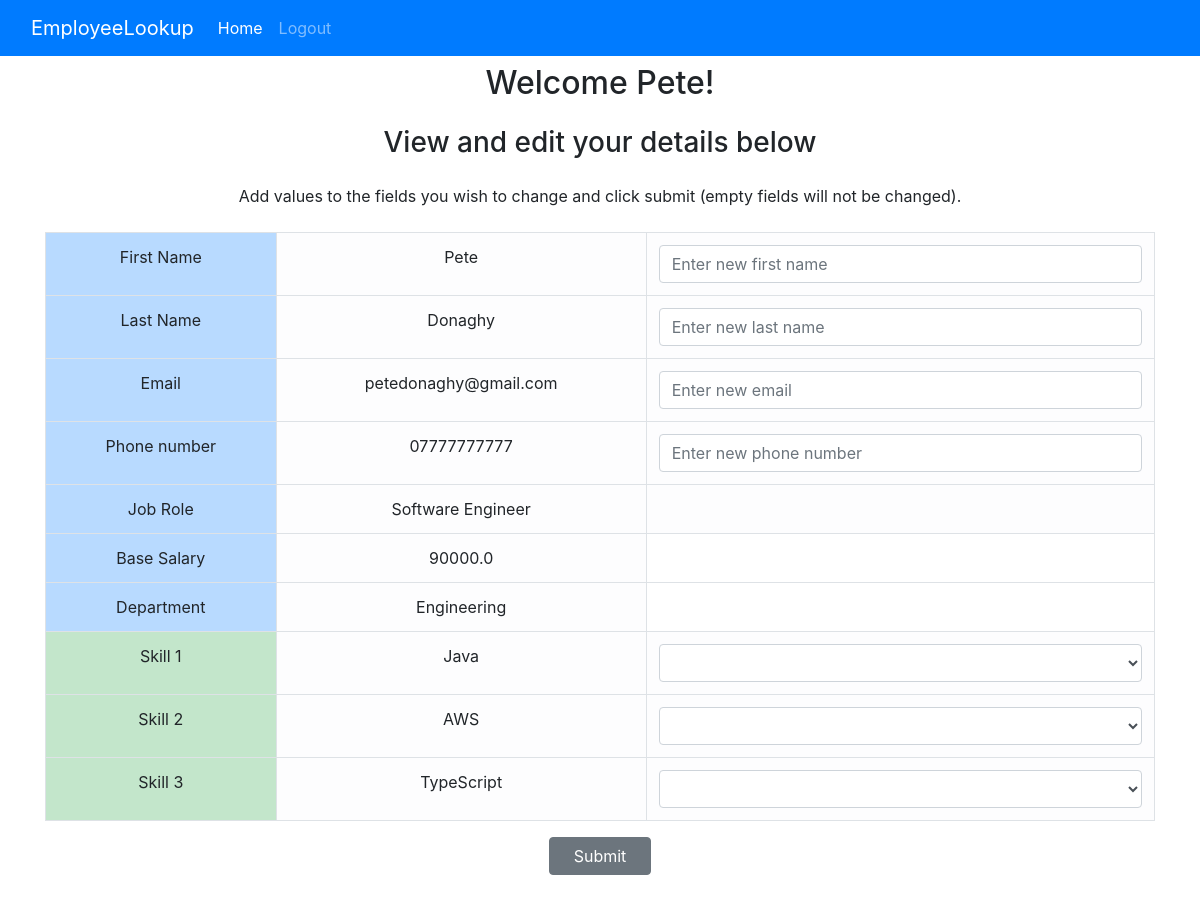
The app's page /home (signed in) with its own data.
### website/models.py (models this page shows, shortened)
class User(db.Model, UserMixin):
    id = db.Column(db.Integer, primary_key=True)
    email = db.Column(db.String(120), unique=True, nullable=False)
    password = db.Column(db.String(60), nullable=False)
    first_name = db.Column(db.String(30), nullable=False)
    last_name = db.Column(db.String(30), nullable=False)
    skill_1 = db.Column(db.String(60), nullable=True)
    skill_2 = db.Column(db.String(60), nullable=True)
    skill_3 = db.Column(db.String(60), nullable=True)
    is_admin = db.Column(db.Boolean, default=False)
    contact_number = db.Column(db.String(30), nullable=True)
    job_id = db.Column(db.Integer, db.ForeignKey("job.id"), nullable=True)
    job = db.relationship("Job")

class Job(db.Model):
    id = db.Column(db.Integer, primary_key=True)
    job_title = db.Column(db.String(30))
    department = db.Column(db.String(30))
    base_salary = db.Column(db.Integer)

### website/routes.py (the view)
@main.route("/")
@main.route("/home", methods=["GET", "POST"])
@login_required
def home():
    form = UpdateUserForm()
    if form.validate_on_submit():
        user = User.query.filter_by(id=current_user.id).first()
        update_user(user)
    return render_template(
        "home.html",
        user=current_user,
        job_roles=JobRoles,
        jobs=Job.query.all(),
        is_home=True,
        skills=Skills,
        form=form,
    )

### website/forms.py
class UpdateUserForm(FlaskForm):
    email = StringField("Email", validators=[Optional(), Email()])
    first_name = StringField("First Name", validators=[Optional(), Length(min=2, max=30)])
    last_name = StringField("Last Name", validators=[Optional(), Length(min=2, max=30)])
    contact_number = StringField("Contact Number", validators=[Optional(), Length(min=2, max=20)])

### website/models.py (called while the page is built)
@login_manager.user_loader
def load_user(user_id):
    return User.query.get(int(user_id))

### website/templates/home.html (shortened to what this page needs)
{% extends "base.html" %}
{% block content %}
    {% if is_home %}
        <h2 class="text-center p-2">Welcome {{ user.first_name }}!</h2>
        <h3 class="text-center p-2">View and edit your details below</h3>
        <p class="text-center p-2">
            Add values to the fields you wish to change and click submit (empty fields will not
            be
            changed).
        </p>
    {% else %}
        <h2 class="text-center p-2 text-danger">This is an admin area</h2>
        <h3 class="text-center p-2">View and edit employee details below</h3>
    {% endif %}
    <container class="container d-flex flex-column">
        <form method="POST"
                {% if is_home %} action="/home" {% else %}
              action="{{ url_for('main.view_record', user_id=user.id) }}" {% endif %}
              class="d-flex flex-column mb-4">
            <table class="table table-bordered text-center mx-auto">
                <tr>
                    <td class="table-primary">First Name</td>
                    <td class="table-light">{{ user.first_name }}</td>
                    <td class="table-light">
                        {{ form.first_name(class="validate form-control", placeholder="Enter new first name") }}
                    </td>
                </tr>
                <tr>
                    <td class="table-primary">Last Name</td>
                    <td class="table-light">{{ user.last_name }}</td>
                    <td class="table-light">
                        {{ form.last_name(class="validate form-control", placeholder="Enter new last name") }}
                    </td>
                </tr>
                <tr>
                    <td class="table-primary">Email</td>
                    <td class="table-light">{{ user.email }}</td>
                    <td class="table-light">
                        {{ form.email(class="validate form-control", placeholder="Enter new email") }}
                    </td>
                </tr>
                <tr>
                    <td class="table-primary">Phone number</td>
                    <td class="table-light">{{ user.contact_number }}</td>
                    <td class="table-light">
                        {{ form.contact_number(class="validate form-control", placeholder="Enter new phone number") }}
                    </td>
                </tr>
                <tr>
                    <td class="table-primary">Job Role</td>
                    <td class="table-light">{{ user.job.job_title }}</td>
                    <td class="table-light">
                    </td>
                </tr>
                <tr>
                    <td class="table-primary">Base Salary</td>
                    <td class="table-light">{{ user.job.base_salary }}</td>
                    <td></td>
                </tr>
                <tr>
                    <td class="table-primary">Department</td>
                    <td class="table-light">{{ user.job.department }}</td>
                    <td></td>
                </tr>
                <tr>
                    <td class="table-success">Skill 1</td>
                    <td class="table-light">{{ user.skill_1 }}</td>
                    <td class="table-light">
                        <select name="skill_1" id="skill_1" class="form-control">
                            <option selected></option>
                            <option>{{ skills.JAVA.value }}</option>
                        </select>
                    </td>
                </tr>
                <tr>
                    <td class="table-success">Skill 2</td>
                    <td class="table-light">{{ user.skill_2 }}</td>
                    <td class="table-light">
                        <select name="skill_2" id="skill_2" class="form-control">
                            <option selected></option>
                            <option>{{ skills.JAVA.value }}</option>
                        </select>
                    </td>
                </tr>
                <tr>
                    <td class="table-success">Skill 3</td>
                    <td class="table-light">{{ user.skill_3 }}</td>
                    <td class="table-light">
                        <select name="skill_3" id="skill_3" class="form-control">
                            <option selected></option>
                            <option>{{ skills.JAVA.value }}</option>
                        </select>
                    </td>
                </tr>
            </table>
            <button type="submit" class="btn btn-secondary px-4 mx-auto">Submit</button>
        </form>
    </container>
{% endblock %}

### records on screen
User: first_name "Pete", last_name "Donaghy", email "petedonaghy@gmail.com", contact_number "07777777777", skill_1 "Java", skill_2 "AWS", skill_3 "TypeScript"
Job: job.job_title "Software Engineer", job.base_salary "90000.0", job.department "Engineering"
